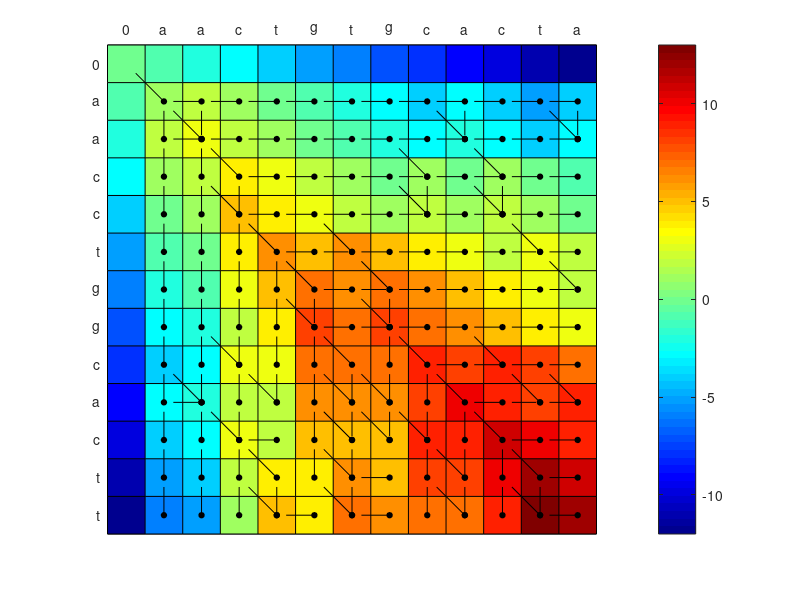

Recreate this plot in MATLAB.
close all
clear all
clc

s1 = 'aactgtgcacta';
s2 = 'aacctggcactt';
l = size(s1,2);
sm = zeros(l+2,l+2);
ci = zeros(l+1,l+1);
cij = zeros(l+1,l+1);
cj = zeros(l+1,l+1);

for i = 2:l+1
	sm(i,1) = sm(i-1,1)-1;
	sm(1,i) = sm(1,i-1)-1;
end
for i = 2:l+1
	for j = 2:l+1
		sm(i,j) = max([sm(i-1,j-1) sm(i-1,j) sm(i,j-1)]);
		if (sm(i,j) == sm(i-1,j-1) || (i>2 && j>2  && s1(j-1) == s2(i-1)))%&& s1(j-2) == s2(i-2)
			cij(i,j) = 1;
		end
		if (sm(i,j) == sm(i-1,j))
			ci(i,j) = 1;
		end
		if (sm(i,j) == sm(i,j-1))
			cj(i,j) = 1;
		end
		
		if (s1(j-1) == s2(i-1))
			sm(i,j) = sm(i,j)+1;
		else
			sm(i,j) = sm(i,j)-1;
		end
	end
end
sm
pcolor(sm);
% shading interp
colorbar
colormap(jet)
ax = gca;
x1 = ['0' cellstr(s1')'];
x2 = ['0' cellstr(s2')'];
set(ax,'XAxisLocation','top','YAxisLocation','left','ydir','reverse');
set(ax,'XTick', (1:size(sm,2))+0.5 )
set(ax,'YTick', (1:size(sm,1))+0.5 )
set(ax,'XTickLabel',x1')
set(ax,'YTickLabel',x2)
% axis equal
axis square
hold on

for i = 2:l+1
	for j = 2:l+1
		if (cij(i,j) == 1)
			quiver(j+0.5,i+0.5,-0.75,-0.75,0,'ok','MarkerFaceColor','k','MarkerSize',4)
		end
		if (ci(i,j) == 1)
			quiver(j+0.5,i+0.5,0,-0.75,0,'ok','MarkerFaceColor','k','MarkerSize',4)
		end
		if (cj(i,j) == 1)
			quiver(j+0.5,i+0.5,-0.75,0,0,'ok','MarkerFaceColor','k','MarkerSize',4) 
		end
	end
end
